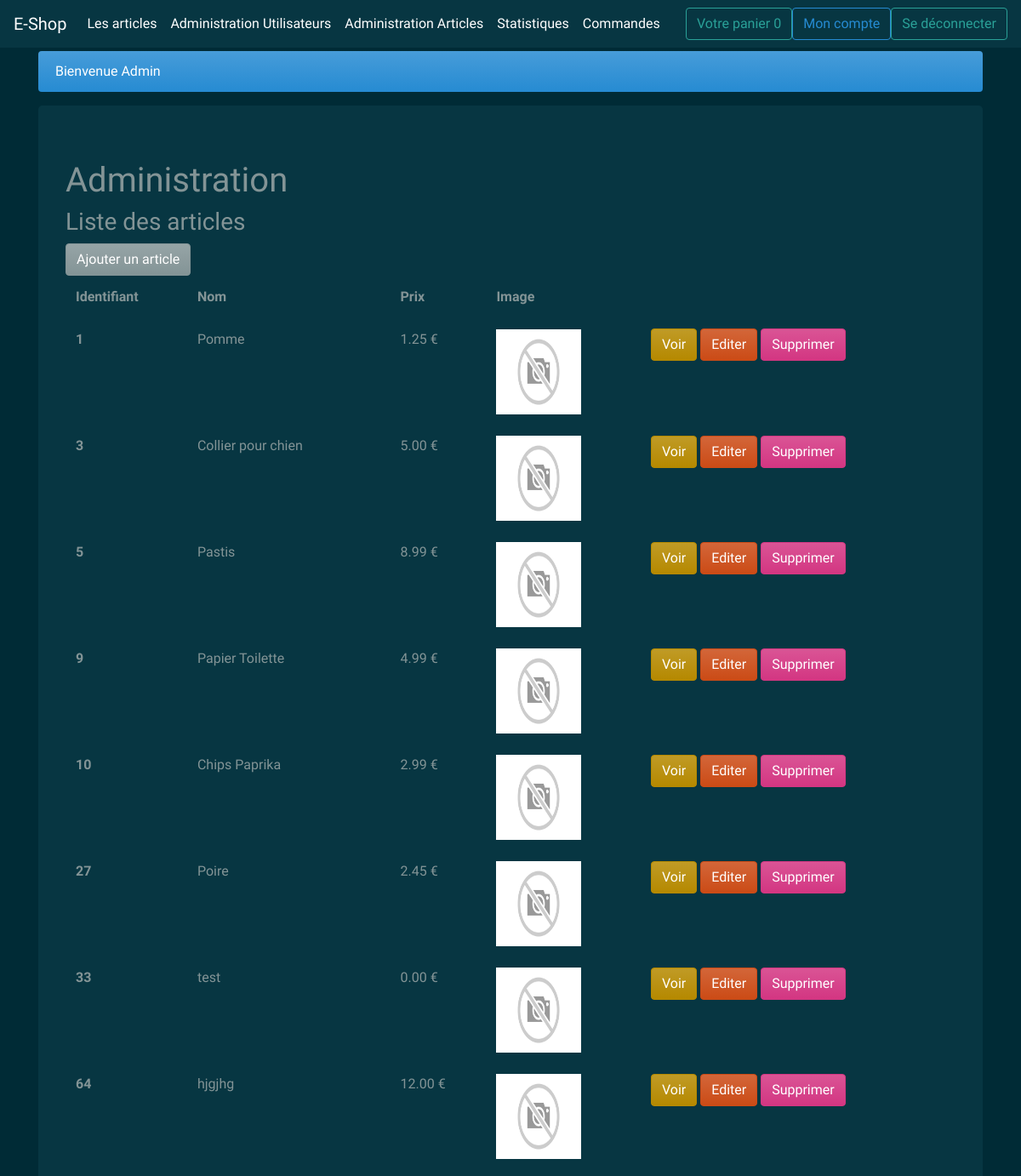
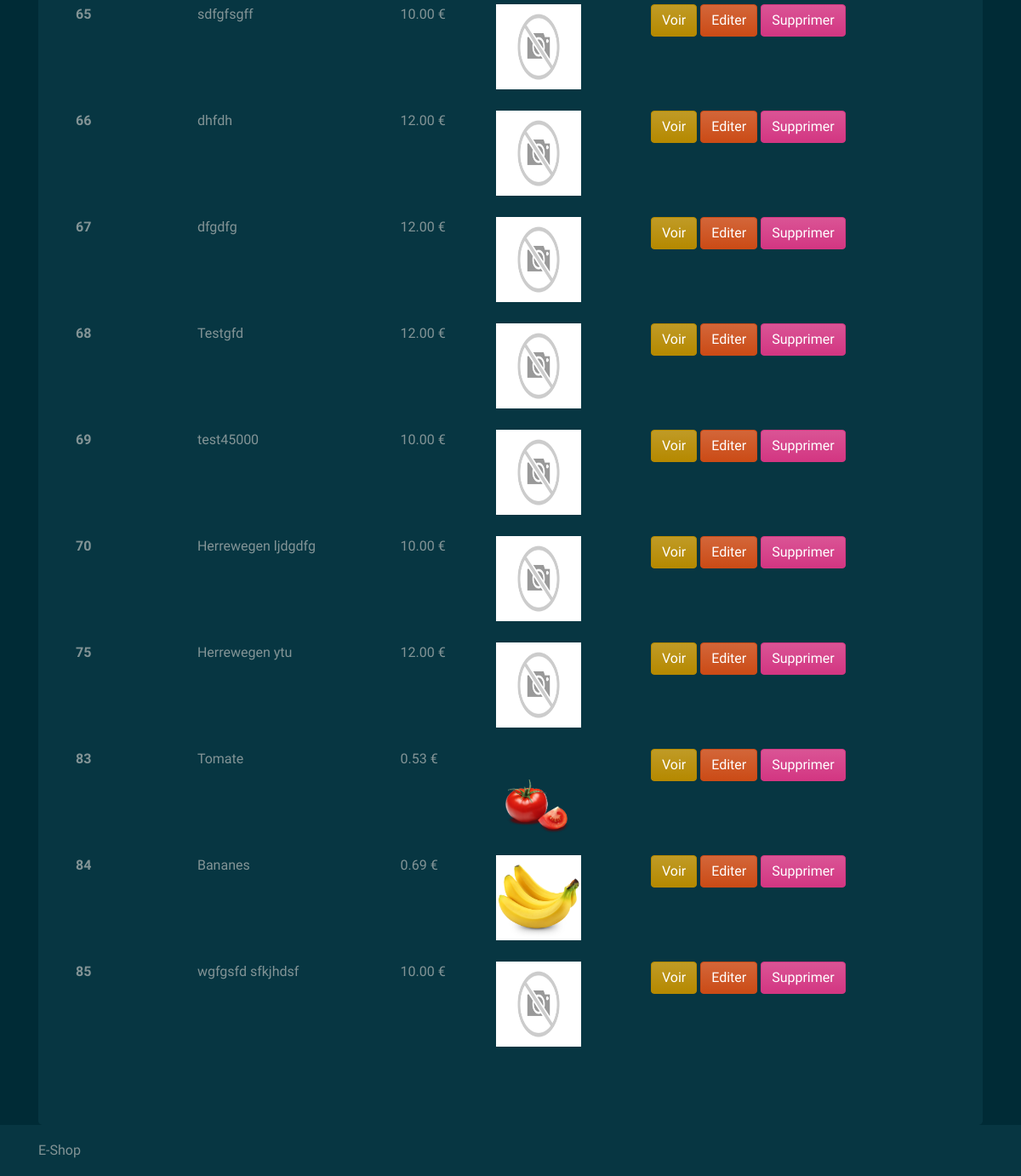
Page /admin_article (signed in) on the committed database (2 pictures, top to bottom).
### tables this page shows
CREATE TABLE `article` (
  `id` int(11) NOT NULL AUTO_INCREMENT,
  `nom` varchar(255) NOT NULL,
  `prix` decimal(9,2) DEFAULT '0.00',
  `stock` int(10) DEFAULT NULL,
  `poid` varchar(10) DEFAULT NULL,
  `marque` varchar(255) DEFAULT NULL,
  `categorieID` int(11) NOT NULL,
  `image` varchar(255) DEFAULT NULL,
  `description` text,
  `actif` tinyint(1) DEFAULT '1',
  PRIMARY KEY (`id`),
  KEY `categorieID` (`categorieID`),
  CONSTRAINT `article_ibfk_1` FOREIGN KEY (`categorieID`) REFERENCES `categorie` (`id`)
);

### controllers/admin_article.php (called while the page is built, shortened)
<?php
require 'models/articles.php';
$articles = getAllFromArticles();
include 'views/admin_article.php';
?>

### models/db.php (called while the page is built)
<?php
function getDB() {
    try
    {
        $bdd = new PDO('mysql:host=localhost;dbname=superchouette;charset=utf8', ''.BDD_LOGIN.'', ''.BDD_PASS.'', array(PDO::ATTR_ERRMODE => PDO::ERRMODE_EXCEPTION));
        return $bdd;
    }
    catch (Exception $e)
    {
        die('Erreur : ' . $e->getMessage());
    }
}

### models/articles.php (called while the page is built, shortened)
<?php
require_once 'models/db.php';
function getAllFromArticles(){
    $reponse = getDB()->query('SELECT a.id AS id, a.nom AS nom, prix, categorieID, marque, stock, poid, image, description, c.nom AS categorieNom
    FROM article AS a
    JOIN categorie AS c
    ON a.categorieID = c.id WHERE actif = 1');
    $articles = $reponse->fetchAll();
    return $articles;
}
?>

### views/admin_article.php (the view, shortened to what this page needs)
<h3>Liste des articles</h3>
<table class="table">
  <thead>
    <tr>
      <th scope="col">Identifiant</th>
      <th scope="col">Nom</th>
      <th scope="col">Prix</th>
      <th scope="col">Image</th>
    </tr>
  </thead>
  <tbody>
<?php foreach($articles as $article):
  ?>
    <tr>
      <th scope="row"><?= $article['id'] ?></th>
      <td><?= str_replace("_", " ", $article['nom'])?></td>
      <td><?= $article['prix'] ?> €</td>
      <td><img src="<?= ROOT_PATH.$article['image']?>" width="100px" height="100px"></td>
      <td>
          <a href="<?=ROOT_PATH?>article/<?= $article['nom']?>" class="btn btn-primary">Voir</a>
          <a href="<?=ROOT_PATH?>article/<?= $article['id']?>/edit" class="btn btn-warning">Editer</a>
            <button type="button" class="btn btn-danger" data-toggle="modal" data-target="#modal<?= $article['nom']?>">
              Supprimer
            </button>
      </td>
    </tr>
<?php endforeach ?>
<a href="<?=ROOT_PATH?>article_add" class="btn btn-secondary">Ajouter un article<a>
  </tbody>
</table>
<?php
include('includes/template.php');
?>

### public/css/sticky-footer-navbar.css (style rules this page uses)
html { position: relative; min-height: 100%; }
body { margin-bottom: 60px; }

### rows in the picture
article: id "1", nom "Pomme", prix "1.25", image (placeholder picture)
article: id "3", nom "Collier pour chien", prix "5.00", image (placeholder picture)
article: id "5", nom "Pastis", prix "8.99", image (placeholder picture)
article: id "9", nom "Papier Toilette", prix "4.99", image (placeholder picture)
article: id "10", nom "Chips Paprika", prix "2.99", image (placeholder picture)
article: id "27", nom "Poire", prix "2.45", image (placeholder picture)
article: id "33", nom "test", prix "0.00", image (placeholder picture)
article: id "64", nom "hjgjhg", prix "12.00", image (placeholder picture)
article: id "65", nom "sdfgfsgff", prix "10.00", image (placeholder picture)
article: id "66", nom "dhfdh", prix "12.00", image (placeholder picture)
article: id "67", nom "dfgdfg", prix "12.00", image (placeholder picture)
article: id "68", nom "Testgfd", prix "12.00", image (placeholder picture)
article: id "69", nom "test45000", prix "10.00", image (placeholder picture)
article: id "70", nom "Herrewegen ljdgdfg", prix "10.00", image (placeholder picture)
article: id "75", nom "Herrewegen ytu", prix "12.00", image (placeholder picture)
article: id "83", nom "Tomate", prix "0.53", image (picture)
article: id "84", nom "Bananes", prix "0.69", image (picture)
article: id "85", nom "wgfgsfd sfkjhdsf", prix "10.00", image (placeholder picture)

### other values in the picture
$_SESSION['articleQty'] "0"
$_SESSION['message'] "Bienvenue Admin"
$title "Administration"
